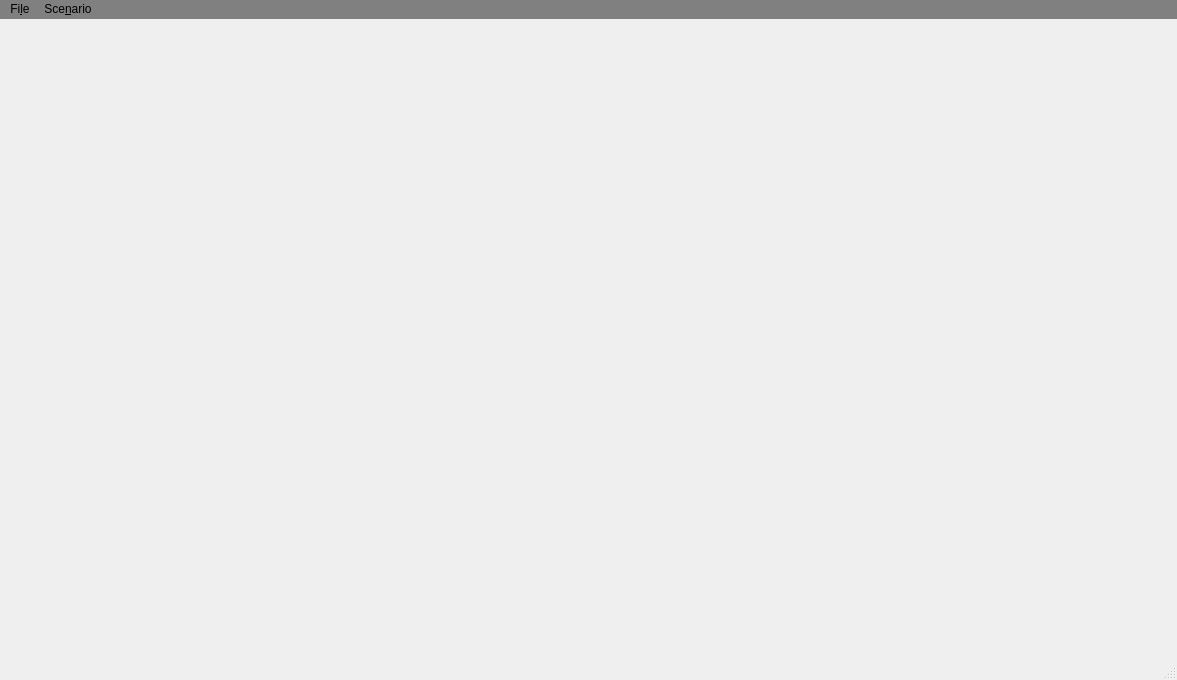
<?xml version="1.0" encoding="UTF-8"?>
<ui version="4.0">
 <class>MainWindow</class>
 <widget class="QMainWindow" name="MainWindow">
  <property name="geometry">
   <rect>
    <x>0</x>
    <y>0</y>
    <width>1177</width>
    <height>680</height>
   </rect>
  </property>
  <property name="windowTitle">
   <string>MainWindow</string>
  </property>
  <widget class="QWidget" name="centralWidget"/>
  <widget class="QMenuBar" name="menuBar">
   <property name="geometry">
    <rect>
     <x>0</x>
     <y>0</y>
     <width>1177</width>
     <height>20</height>
    </rect>
   </property>
   <property name="autoFillBackground">
    <bool>false</bool>
   </property>
   <property name="styleSheet">
    <string notr="true">background-color: grey;</string>
   </property>
   <widget class="QMenu" name="menuFile">
    <property name="title">
     <string>Fi&amp;le</string>
    </property>
    <addaction name="actionOpen_scenario"/>
    <addaction name="actionSave_scenario"/>
    <addaction name="actionSave_scenario_as"/>
   </widget>
   <widget class="QMenu" name="menuBackground">
    <property name="title">
     <string>Sce&amp;nario</string>
    </property>
    <addaction name="actionLoad_background"/>
    <addaction name="actionChange_size"/>
   </widget>
   <addaction name="menuFile"/>
   <addaction name="menuBackground"/>
  </widget>
  <widget class="QStatusBar" name="statusBar"/>
  <action name="actionLoad_background">
   <property name="icon">
    <iconset resource="resources.qrc">
     <normaloff>:/resources/images/icons/background-icon.png</normaloff>:/resources/images/icons/background-icon.png</iconset>
   </property>
   <property name="text">
    <string>&amp;Load background</string>
   </property>
   <property name="font">
    <font/>
   </property>
  </action>
  <action name="actionOpen_scenario">
   <property name="icon">
    <iconset resource="resources.qrc">
     <normaloff>:/resources/images/icons/open.png</normaloff>:/resources/images/icons/open.png</iconset>
   </property>
   <property name="text">
    <string>&amp;Open scenario...</string>
   </property>
  </action>
  <action name="actionSave_scenario">
   <property name="icon">
    <iconset resource="resources.qrc">
     <normaloff>:/resources/images/icons/save.png</normaloff>:/resources/images/icons/save.png</iconset>
   </property>
   <property name="text">
    <string>&amp;Save scenario</string>
   </property>
  </action>
  <action name="actionSave_scenario_as">
   <property name="icon">
    <iconset resource="resources.qrc">
     <normaloff>:/resources/images/icons/save_as.png</normaloff>:/resources/images/icons/save_as.png</iconset>
   </property>
   <property name="text">
    <string>Sa&amp;ve scenario as...</string>
   </property>
  </action>
  <action name="actionChange_size">
   <property name="icon">
    <iconset resource="resources.qrc">
     <normaloff>:/resources/images/icons/resize.png</normaloff>:/resources/images/icons/resize.png</iconset>
   </property>
   <property name="text">
    <string>&amp;Change size</string>
   </property>
  </action>
 </widget>
 <layoutdefault spacing="6" margin="11"/>
 <resources>
  <include location="resources.qrc"/>
 </resources>
 <connections/>
</ui>
